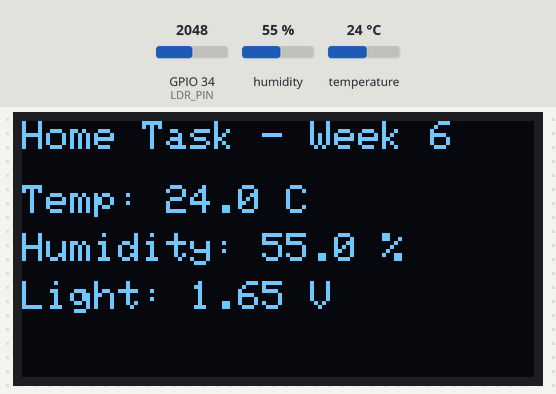
Simulated run of this program. Board: ESP32. On the bench: 128×64 one-colour display. The test bench sets the inputs (shaded band); at power-on: humidity 55 %, GPIO 34 (LDR_PIN) = 2048, temperature 24 °C. What the program prints to the serial monitor is not drawn.

Above: at 2.2 s.
2.3 s: humidity set to 22 %
At 4.0 s:
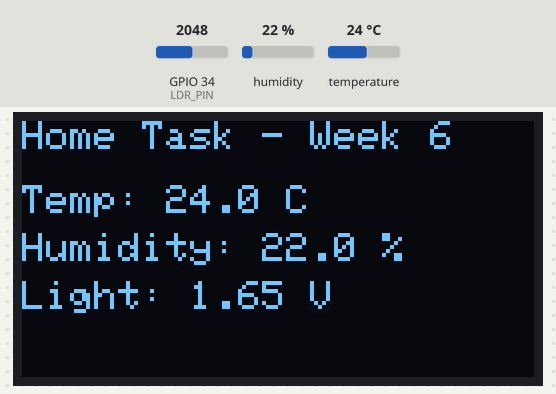
5.0 s: GPIO 34 (LDR_PIN) set to 2866
At 5.5 s:
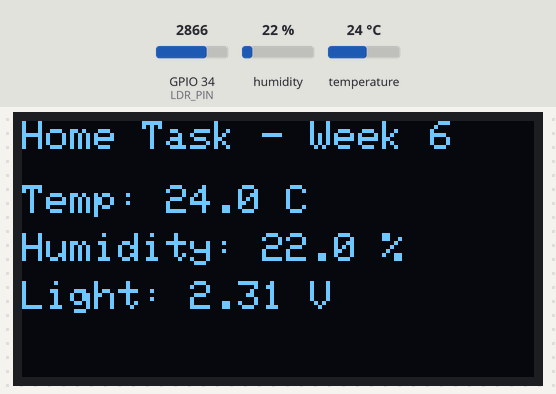
7.7 s: temperature set to 12 °C
At 9.6 s:
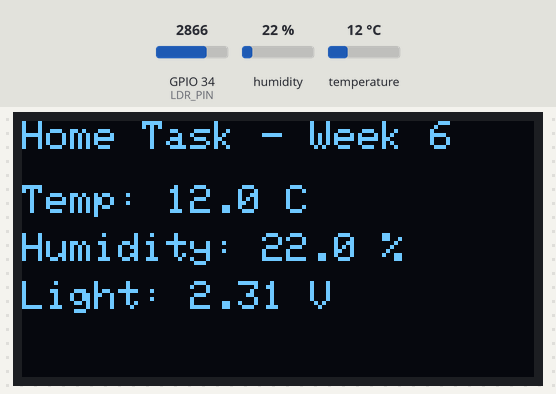
10.7 s: GPIO 34 (LDR_PIN) set to 3603
At 12.3 s:
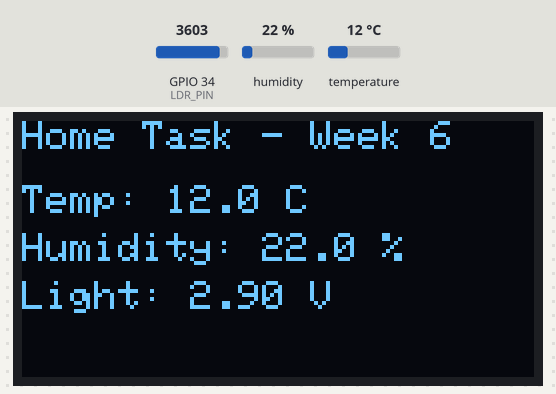
13.4 s: humidity set to 40 %
At 16.4 s:
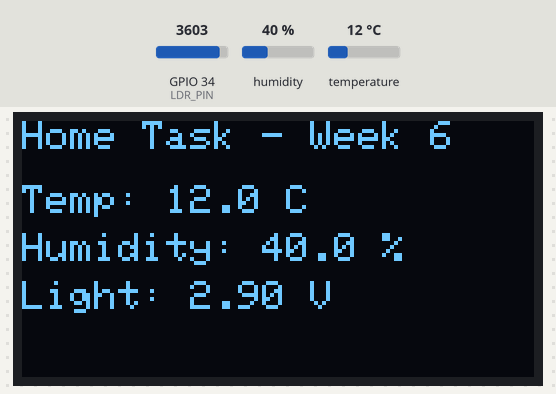
16.8 s: GPIO 34 (LDR_PIN) set to 4095
At 17.9 s:
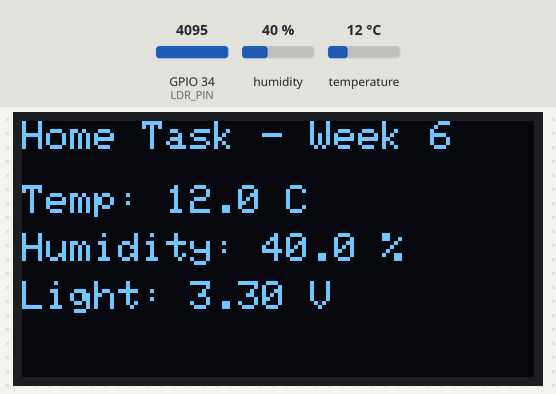
Timing chart, 0 to 19.8 s (numbered marks = the images above; inputs shaded):
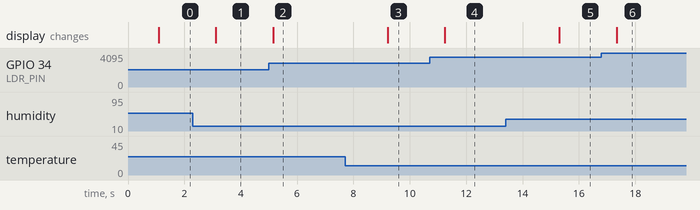

Measured:
- after the input at 2.3 s, the display: changes after 0.82 s (image 1)
- after the input at 5.0 s, the display: changes after 0.15 s (image 2)
- after the input at 7.7 s, the display: changes after 1.5 s (image 3)
- after the input at 10.7 s, the display: changes after 0.54 s (image 4)
- after the input at 13.4 s, the display: changes after 1.9 s (image 5)
- after the input at 16.8 s, the display: changes after 0.54 s (image 6)

The program:

main.cpp
```cpp
//NOOR FATIMA
//23-NTU-CS-1083
//BSCS 5TH A
#include <Arduino.h>
#include <Wire.h>
#include <Adafruit_GFX.h>
#include <Adafruit_SSD1306.h>
#include <DHT.h>

// --- Pin configuration ---
#define DHTPIN 14         // DHT22 data pin
#define DHTTYPE DHT22     // Change to DHT11 if needed
#define LDR_PIN 34        // LDR analog pin
#define SDA_PIN 21        // OLED SDA
#define SCL_PIN 22        // OLED SCL

// --- OLED setup ---
#define SCREEN_WIDTH 128
#define SCREEN_HEIGHT 64
Adafruit_SSD1306 display(SCREEN_WIDTH, SCREEN_HEIGHT, &Wire, -1);

// --- DHT sensor setup ---
DHT dht(DHTPIN, DHTTYPE);

// --- Setup function ---
void setup() {
  Serial.begin(115200);
  Serial.println("Starting ESP32 Environment Monitor...");

  // Initialize I2C
  Wire.begin(SDA_PIN, SCL_PIN);

  // Initialize OLED
  if (!display.begin(SSD1306_SWITCHCAPVCC, 0x3C)) {
    Serial.println("SSD1306 allocation failed!");
    for (;;);
  }

  display.clearDisplay();
  display.setTextColor(SSD1306_WHITE);
  display.setTextSize(1);
  display.setCursor(0, 0);
  display.println("Initializing...");
  display.display();

  // Initialize DHT sensor
  dht.begin();
  delay(1000);
}

// --- Main loop ---
void loop() {
  // --- Read sensors ---
  float temperature = dht.readTemperature();
  float humidity = dht.readHumidity();
  int ldrValue = analogRead(LDR_PIN);
  float lightVoltage = (ldrValue / 4095.0) * 3.3;

  // --- Validate DHT readings ---
  if (isnan(temperature) || isnan(humidity)) {
    Serial.println("Failed to read from DHT22 sensor!");
    return;
  }

  // --- Serial Monitor output ---
  Serial.printf("Temp: %.2f°C | Humidity: %.2f%% | LDR: %d (%.2f V)\n",
                temperature, humidity, ldrValue, lightVoltage);

  // --- Display on OLED ---
  display.clearDisplay();
  display.setTextSize(1);
  display.setCursor(0, 0);
  display.println("Home Task - Week 6");

  display.setCursor(0, 16);
  display.print("Temp: ");
  display.print(temperature, 1);
  display.println(" C");

  display.setCursor(0, 28);
  display.print("Humidity: ");
  display.print(humidity, 1);
  display.println(" %");

  display.setCursor(0, 40);
  display.print("Light: ");
  display.print(lightVoltage, 2);
  display.println(" V");

  display.display();

  delay(2000); // Update every 2 seconds
}
```
